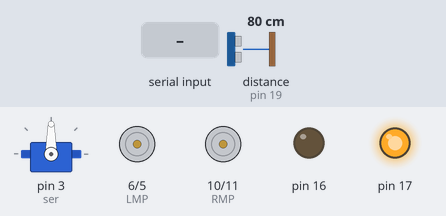
Simulated run of this sketch. Board: Arduino Uno, built with avr-gcc and run on an emulated ATmega328P. On the bench: servo, motor-driver pin pairs drawn as motors (green arrow = first pin HIGH = forward, orange = second pin HIGH = backward, longer = more drive), output pins drawn as LEDs (lit = HIGH). Wiring (inferred from the names in the program): ultrasonic range finder: trigger pin 18; echo pin 19. The inputs (shaded band) are chosen by the test bench; at power-on: distance to the obstacle (sensor on pin 19) 80 cm. The echo pulse lasts 58.3 µs per cm; pins used as bus, display or sensor lines are not drawn; what the sketch prints to the serial monitor is not drawn.

Above: at 1.2 s.
1.3 s: distance to the obstacle (sensor on pin 19) set to 15 cm
3.0 s: distance to the obstacle (sensor on pin 19) set to 11 cm
At 4.3 s:
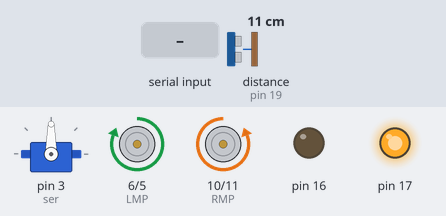
9.0 s: distance to the obstacle (sensor on pin 19) set to 18 cm
At 10.1 s:
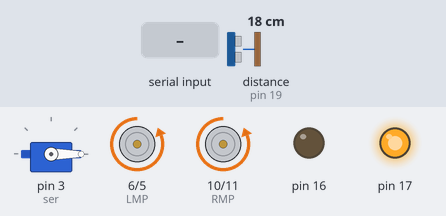
12.0 s: "l" received over Serial
At 12.7 s:
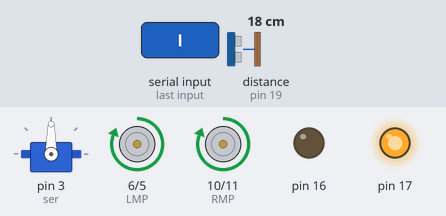
13.6 s: "r" received over Serial
At 14.6 s:
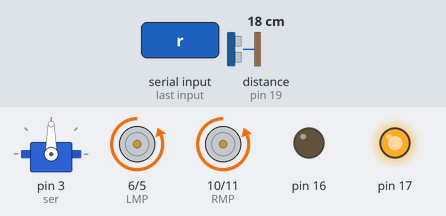
15.1 s: distance to the obstacle (sensor on pin 19) set to 2 cm
At 22.0 s:
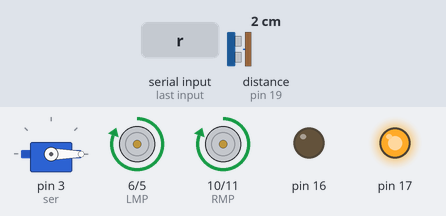
Timing chart, 0 to 32.3 s (numbered marks = the images above; inputs shaded):
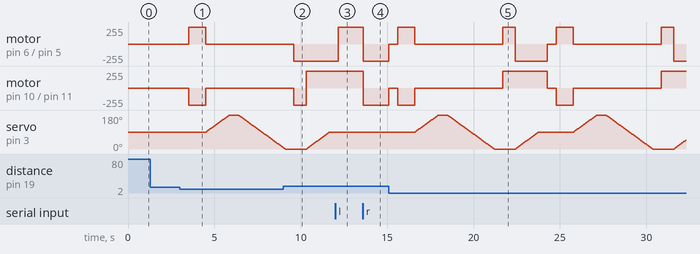

The sketch:

ultramotorr.ino
```cpp
#include <Servo.h>
int servop = 17;
int servon = 16;
Servo ser;
long dist, dist1;
int LMP = 6;
int LMN = 5;
int RMP = 10;
int RMN = 11;
char c, d;
int trig = 18;
int echo = 19;

void front() {
  digitalWrite(RMP, 1);    digitalWrite(RMN, 0);
  digitalWrite(LMN, 1);    digitalWrite(LMP, 0);
}
void back() {
  digitalWrite(RMP, 0);    digitalWrite(RMN, 1);
  digitalWrite(LMN, 0);    digitalWrite(LMP, 1);
}
void fleft() {
  digitalWrite(RMP, 1);    digitalWrite(RMN, 0);
  digitalWrite(LMN, 0);    digitalWrite(LMP, 1);
}
void fright() {
  digitalWrite(RMP, 0);    digitalWrite(RMN, 1);
  digitalWrite(LMN, 1);    digitalWrite(LMP, 0);
}
void bleft() {
  digitalWrite(RMP, 0);    digitalWrite(RMN, 1);
  digitalWrite(LMN, 1);    digitalWrite(LMP, 0);
}
void bright() {
  digitalWrite(RMP, 1);    digitalWrite(RMN, 0);
  digitalWrite(LMN, 0);    digitalWrite(LMP, 1);
}
void stopp() {
  digitalWrite(RMP, 0);    digitalWrite(RMN, 0);
  digitalWrite(LMN, 0);    digitalWrite(LMP, 0);
}
void setup() {
  ser.write(90);
  pinMode(5, OUTPUT);
  pinMode(6, OUTPUT);
  pinMode(10, OUTPUT);
  pinMode(11, OUTPUT);
  pinMode(16, OUTPUT);
  pinMode(17, OUTPUT);
  pinMode(18, OUTPUT);
  pinMode(19, INPUT);
  Serial.begin(9600);
  Serial.print("\nEnter a key:");
  c = 's';
  digitalWrite(17, 1);
  digitalWrite(16, 0);
  ser.attach(3);
}
long ultradis() {
  digitalWrite(trig, 1);
  delayMicroseconds(5);
  digitalWrite(trig, 0);
  delayMicroseconds(2);
  digitalWrite(trig, 1);

  long timee = pulseIn(echo, 1);

  return 344 * timee / 20000;

}
void look() {
  stopp(); delay(500); back(); delay(1000); stopp();
  for (int i = 90; i <= 180; i++) {
    ser.write(i);
    delay(15);
  }
  delay(500);
  dist1 = ultradis();


  for (int i = 180; i >= 0; i--) {
    ser.write(i);
    delay(15);
  }
  delay(500);
  dist = ultradis();

  if (dist1 < dist)  {
    fright();
    delay(700);
    front();
    // c='r';
  }
  else {
    fleft();
    // c='l';
    delay(700);
    front();
  }
  for (int i = 0; i <= 90; i++) {
    ser.write(i);
    delay(15);
  }
  delay(500);
}

//void loop(){
// // front();
//  dist=ultradis();
//  if(dist<20)
//    look();
//    else front();
//
//}

void loop() {
  if (Serial.available()) {
    d = Serial.read();
    if (isalpha(d)) {
      c = tolower(d);
      Serial.print(c);
      // Serial.print("\nEnter next key:");
    }
  }
  //   digitalWrite(trig,1);
  //  delayMicroseconds(5);
  //    digitalWrite(trig,0);
  //  delayMicroseconds(2);
  //    digitalWrite(trig,1);
  //
  //   long timee=pulseIn(echo,1);
  //
  //   long dis=344*timee/20000;

  dist = ultradis();
  if (c == 'k')  c = 'f';
  //if(c=='s')  c='s';
  else if (dist < 12) c = 'k';


  switch (c) {
    case 'f': front();
      break;
    case 'b': back();
      break;
    case 'l': fleft();
      break;
    case 'r': fright();
      break;
    case 'k': look();
      break;
    case 's': stopp();
      break;
    default: stopp();
  }
  //delay(1000);

}
```

Measured:
- the behaviour switches between 13 and 12 cm on distance to the obstacle (sensor on pin 19) (found by bisection; images 0 and 1)
- after the input at 1.3 s, every drawn part: stays the same
- after the input at 3.0 s, motor on pin 6 (LMP) / pin 5 (LMN): stopped → forward 255/255 after 0.50 s, → stopped 1.0 s later; motor on pin 10 (RMP) / pin 11 (RMN): stopped → backward 255/255 after 0.50 s, → stopped 1.0 s later; servo on pin 3 (ser): rises from 90° to 180° in 1.3 s, then falls to 7° in 3.1 s
- after the input at 9.0 s, motor on pin 10 (RMP) / pin 11 (RMN): stopped → backward 255/255 after 0.61 s, → forward 255/255 0.70 s later
- after the input at 12.0 s, motor on pin 6 (LMP) / pin 5 (LMN): backward 255/255 → forward 255/255 after 0.18 s
- after the input at 13.6 s, motor on pin 6 (LMP) / pin 5 (LMN), motor on pin 10 (RMP) / pin 11 (RMN): forward 255/255 → backward 255/255 at once
